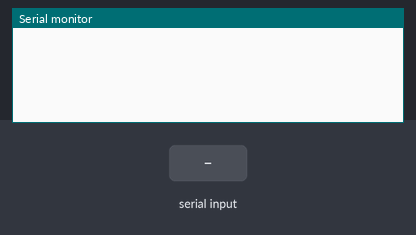
Bench run of a program on a simulated ESP8266 (Wemos D1 mini). Shown: the last lines printed to the serial monitor. Inputs (shaded band) come from the test bench.

Above: at 1.2 s.
1.3 s: "+\n" received over Serial
At 2.5 s:
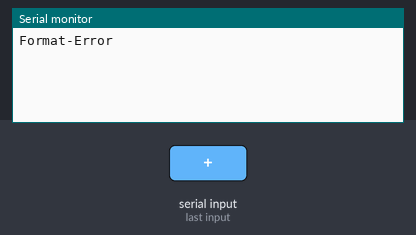
2.8 s: "90/45\n" received over Serial
At 3.7 s:
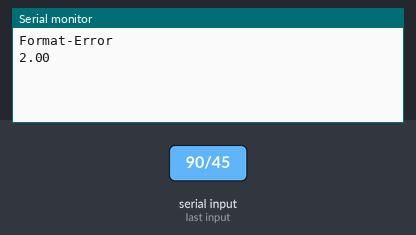

Measured:
- after the input at 1.3 s, the serial monitor: prints a new line at once (image 1)
- after the input at 2.8 s, the serial monitor: prints a new line at once (image 2)

The program:

main.cpp
```cpp
#include <Arduino.h>

void setup() {
  Serial.begin(9600);
}

void loop() {
  // Warteschleife, bis Daten vom PC ankommen
  if (Serial.available() > 0) {

    //Der String input wird erstellt und mit der gesamten Zeile aus der Eingabe gefüllt.
    String input = Serial.readStringUntil('\n');
    // Zur Sicherheit werden überflüssige Leerzeichen entfernt um Formatierungsfehler zu vermeiden.
    input.trim();

    //Variablen für die Berechnungen werden erstellt. result speichert das Ergebnis, operation das Rechenzeichen und opIndex die Position des Rechenzeichens im String.
    if (input.length() > 0) {
      float result = 0.0;
      char operation = 0;
      int opIndex = -1;

      // Die zuvor erstellten Variablen Operation und opIndex werden hier gefüllt. Hierfür wird input gelesen und gefiltert
      if (input.indexOf('+') > 0) { operation = '+'; opIndex = input.indexOf('+'); }
      else if (input.indexOf('-') > 0) { operation = '-'; opIndex = input.indexOf('-'); }
      else if (input.indexOf('*') > 0) { operation = '*'; opIndex = input.indexOf('*'); }
      else if (input.indexOf('/') > 0) { operation = '/'; opIndex = input.indexOf('/'); }

      //  Zahlen vor und nach dem Rechenzeichen trennen.
      if (opIndex > 0) {
        float num1 = input.substring(0, opIndex).toFloat();
        float num2 = input.substring(opIndex + 1).toFloat();

        //Berechnungen werden je nach Rechenzeichen durchgeführt. Bei Division wird zusätzlich geprüft, ob der Nenner 0 ist, Fehler wird ausgegeben
        switch (operation) {
          case '+': result = num1 + num2; break;
          case '-': result = num1 - num2; break;
          case '*': result = num1 * num2; break;
          case '/':
            if (num2 != 0) { result = num1 / num2; }
            else { Serial.println("Error"); return; }
            break;
        }

        // Ergebnis oder Fehler wird ausgegeben
        Serial.println(result);

      } else {
        Serial.println("Format-Error");
      }
    }
  }
}
```
